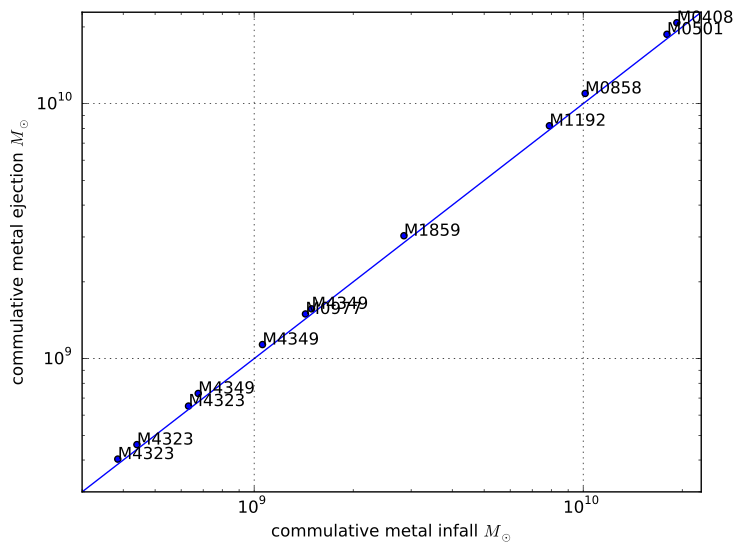

The Python source for this figure:
import numpy as np
import matplotlib.pyplot as plt
import utils


data = np.genfromtxt('different_models.dat', dtype=[('myint','f8'),('myfloat','f8'),
('mystring','S5')])

infall, ejecta, models = [], [], []

for item in data:
    infall.append(item[0])
    ejecta.append(item[1])
    models.append(item[2])

fix, ax = plt.subplots(1)
ax.scatter(infall, ejecta)
ax.set_xlim(3e8, max(ejecta)*1.1)
ax.set_ylim(3e8, max(ejecta)*1.1)
ax.plot([0, 1e11], [0, 1e11])
ax.grid(True)
ax.set_xscale('log')
ax.set_yscale('log')
ax.set_xlabel('commulative metal infall $M_{\odot}$')
ax.set_ylabel('commulative metal ejection $M_{\odot}$')

for i, txt in enumerate(models):
    ax.annotate(txt, (infall[i], ejecta[i]))

filename = __file__
plt.savefig(filename.split("/")[-1][:-3] + ".pdf", bbox_inches='tight')
